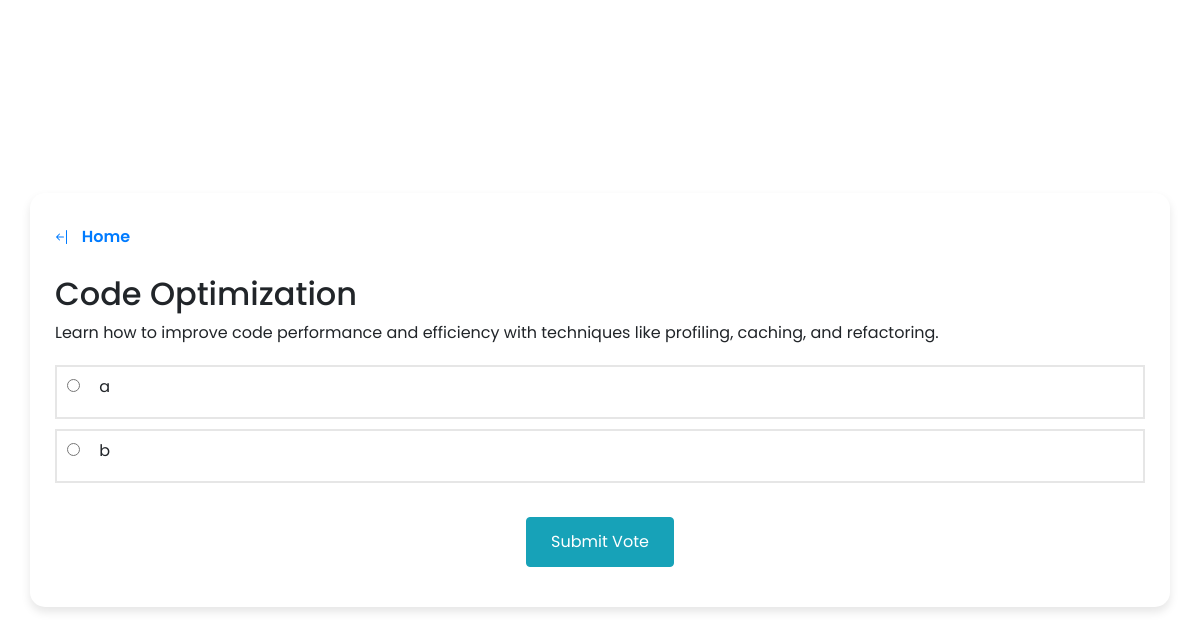
/poll/15, run on the app's committed database.
### app/models.py (models this page shows, shortened)
class Poll(db.Model):
    __tablename__ = 'poll'
    id = db.Column(db.Integer, primary_key=True)
    title = db.Column(db.String(120), nullable=False)
    description = db.Column(db.String(500), nullable=True)
    created_at =db.Column(db.DateTime, default=datetime.now)
    status = db.Column(db.String(20), default='active')
    user_id = db.Column(db.Integer, db.ForeignKey('user.id'), nullable=False)
    is_flagged = db.Column(db.Boolean, default=False)
    options = db.relationship('Option', backref='poll', cascade="all, delete",lazy=True)
    votes = db.relationship('Vote', backref='poll', cascade="all,delete", lazy=True)
    vote_history = db.relationship('UserVoteHistory', backref='poll', cascade="all,delete", lazy=True)
    poll_reports = db.relationship('UserPollReport', backref='poll', lazy=True, cascade="all, delete")

class Option(db.Model):
    __tablename__ = 'option'
    id= db.Column(db.Integer, primary_key=True)
    text = db.Column(db.String(200), nullable=False)
    poll_id = db.Column(db.Integer, db.ForeignKey('poll.id'), nullable=False)
    votes = db.relationship('Vote', backref='option', cascade="all, delete", lazy=True)

### app/routes.py (the view)
@app.route('/poll/<poll_id>')
def poll(poll_id):
    if current_user.is_authenticated and ps.check_history(poll_id=poll_id, user_id=current_user.id):
        return redirect(url_for('results', poll_id=poll_id))
    poll = ps.get_poll(poll_id=poll_id)
    return render_template("poll.html", poll=poll)

### app/poll_service.py (called while the page is built)
def get_poll(poll_id):
    return Poll.query.filter_by(id=poll_id).first()

### app/templates/poll.html (shortened to what this page needs)
{% extends "base.html" %}
{% block body %}
<link rel="stylesheet" href="{{ url_for('static', filename='poll.css') }}" type="text/css"/>
<div class="wrapper">
<header>
    <a style="margin-left:-25px;" href="{{ url_for('home') }}" class="button">
&ensp;Home</a>
</header>
<br>
  <h2 style="cursor: default;"> {{poll.title}} </h2>
  <p style="cursor: default;">{{ poll.description }}</p>
  <div class="poll-area">
   <form action="{{ url_for('results', poll_id=poll.id) }}" method="POST">
    {% for option in poll.options %}
        <div class="poll-options" style="border: 2px solid #e6e6e6; margin-bottom:10px;cursor: pointer;" onclick="selectOption('{{ option.text }}')">
            <input style="margin-left:10px;accent-color:grey;cursor: pointer;" type="radio" id="{{ option.id }}" name="selected_option" value="{{ option.id }}" required>
			<label for="{{ option.id }}">{{ option.text }}</label>
        </div>
    {% endfor %}
	<br>
	<div class="button-div">
    <button type="submit" class="button btn btn-info">Submit Vote</button>
	</div>
   </form>
  </div>
</div>
{% endblock %}

### app/static/poll.css (style rules this page uses)
* { margin: 0; padding: 0; box-sizing: border-box; font-family: 'Poppins', sans-serif; }
body { display: flex; align-items: center; justify-content: center; min-height: 100vh; background: url('https://w0.peakpx.com/wallpaper/705/681/HD-wallpaper-pastel-color-colorful-colour-colourful-light-rainbow.jpg'); }
.wrapper { background: #fff; border-radius: 15px; padding: 25px; margin-left: 30px; margin-right: 30px; width: 100%; box-shadow: 0px 5px 10px rgba(0, 0, 0, 0.1); }
.wrapper header { font-size: 22px; font-weight: 600; }
.wrapper .poll-area { margin: 20px 0 15px 0; }
.poll-area label { display: inline-block; margin-bottom: 10px; border-radius: 5px; padding: 8px 15px; transition: all 0.2s ease; cursor: pointer; }
.button-div { display: flex; justify-content: center; }
.button { padding: 12px 24px; font-size: 1rem; }

### data on the page
Poll: title "Code Optimization", description "Learn how to improve code performance and efficiency with techniques like profiling, caching, and refactoring."
Option: text "a"
Option: text "b"
